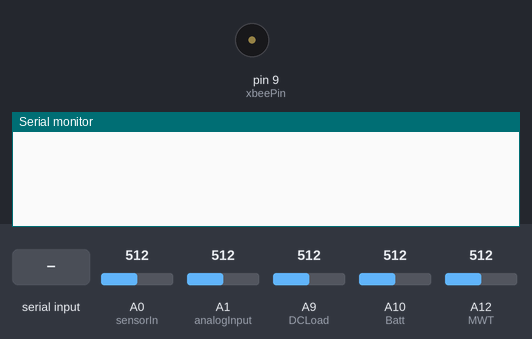
The sketch below on a simulated Arduino Mega 2560, built with avr-gcc and run on an emulated ATmega2560. On the bench: buzzer (waves = sounding, pin HIGH), the last lines printed to the serial monitor. Inputs (shaded band) come from the test bench; at power-on: A0 (sensorIn) = 512, A1 (analogInput) = 512, A9 (DCLoad) = 512, A10 (Batt) = 512, A12 (MWT) = 512.

Above: at 1.2 s.
1.3 s: "1" received over the second serial link
At 4.4 s:
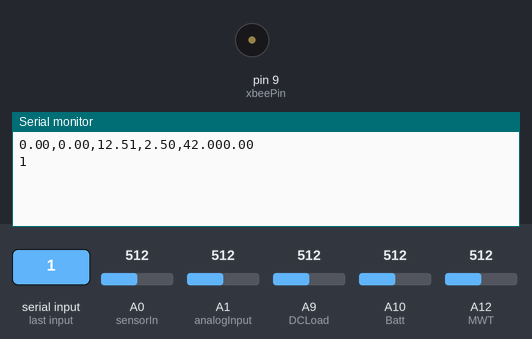
At 7.2 s:
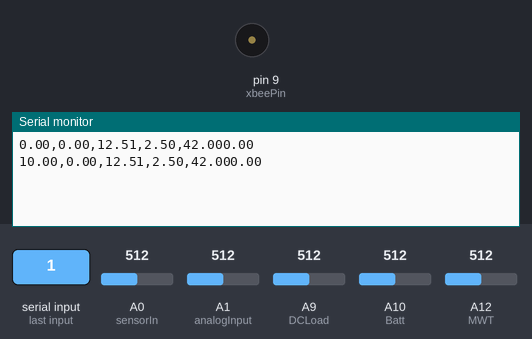

Measured:
- after the input at 1.3 s, the serial monitor: prints a new line after 1.9 s (image 1)

The sketch:

arduino_to_raspPi_Capstone.ino
```cpp
#include <Wire.h>
#include <SPI.h>
#include<SoftwareSerial.h>

SoftwareSerial XBee(2, 3);

const int xbeePin = 9;
int sensorIn = 0;         //paremeter to be passed to function that will read Analog Values
const int anemometer = A0;//anemomenter Sensor
const int MWT = A12;      //Micro Wind Turbine Current Sensor
const int Batt = A10;     //Battery Current Sensor
const int DCLoad =A9;    //DC Load Current Sensor


int mVperAmp = 100; //ACS712 Current sensor predertermined value-> use 185 for 5A Module,use 100 for 20A Module and 66 for 30A Module
float Voltage = 0;
double VRMS = 0;
double AmpsRMS = 0;
float VoltageRef = 0;
float voltageBAT = 0.0;
float battVoltage = 0.0;
float MWTCurrent = 0;
float BattCurrent = 0;
float DCLoadCurrent =0;


//Reference Values in order to Reset the Current Sensors to zero
float VRefMWT = 2.518;
float VRefBatt = 2.496;
float VRefDC = 2.562;


float getVPP(int sensorIn) {
  float result;
  float readValue = 0;           //value read from the sensor

  uint32_t start_time = millis();
  int i = 0;
  //sample for 1 Sec

  for (i = 0; i <= 100; i++) {
    readValue += ((float)analogRead(sensorIn)) / 100;
  }
  // Subtract min from max
  result = ((readValue) * 5.0) / 1024.0;

  return result;
}

void setup(void)
{
  Serial.begin(9600);
  while (!Serial) {
    // will pause Zero, Leonardo, etc until serial console opens
    delay(1);
  }
  pinMode(xbeePin, OUTPUT);
  pinMode(MWT, INPUT);
  pinMode(Batt, INPUT);
  pinMode(DCLoad,INPUT);

  uint32_t currentFrequency;

//calibration values
  Voltage = getVPP(MWT);
  VRefMWT = Voltage;

  Voltage = getVPP(Batt);
  VRefBatt = Voltage;

  Voltage = getVPP(DCLoad);
  VRefDC = Voltage;

}


void loop(void) {
  //wake xbee
  digitalWrite(xbeePin, LOW);
  String record;
  //Get measurements
  record = buildRecord();
  //Write to serial
  Serial.println(record);
  //Wait until serial write finished
  delay(100);
  sendXbee();
}

void sendXbee() {
  if (Serial.available())
  {
    XBee.write(Serial.read());
  }
  if (XBee.available())
  {
    Serial.write(XBee.read());
  }
}

void takeMeasurements() {
  String str;
  Serial.println(str);
  Serial.flush();
  delay(1000);
}

void Measurements() {
  const double Measurements = 5.0;
  double voltages[(int)Measurements];
  double total = 0;

  for (int i = 0; i < Measurements; i++) {
    delay(500);
    voltages[i] = getVoltage();
  }
  String txt;
  for (int i = 0; i < Measurements; i++) {
    total += voltages[i];
    txt += String(voltages[i]) + ",";
  }

  txt += String(total / Measurements) + "," + calculateWind(total / Measurements);
}
double getVoltage() {
  const float voltageConversionConstant = .004882814;

  int sensorValue = analogRead(anemometer);
  float sensorVoltage = sensorValue * voltageConversionConstant;

  return sensorVoltage;
}

String calculateWind(double Vavg) {
  //Anemometer Technical Variables
  const float voltageMin = .4;    // Mininum output voltage from anemometer in mV.
  const float voltageMax = 2.0;   // Maximum output voltage from anemometer in mV.
  const float windSpeedMin = 0;   // Wind speed in meters/sec corresponding to minimum voltage
  const float windSpeedMax = 32;  // Wind speed in meters/sec corresponding to maximum voltage

  float windSpeed = 0; // Wind speed in meters per second (m/s)

  if (Vavg <= voltageMin) {
    windSpeed = 0;
  }
  else {
    windSpeed = (Vavg - voltageMin) * windSpeedMax / (voltageMax - voltageMin);
  }

  return String(windSpeed);
}

String buildRecord() {
  String str;
  double total = 0;
  double avg = 0;
  const int numMeasurements = 10;

  //Get Micro Wind Turbine current measurement
  Voltage = getVPP(MWT);
  MWTCurrent = getMeasurements(VRefMWT, Voltage);
  str += String(MWTCurrent) + ",";

  //Get Battery current measurement
  Voltage = getVPP(Batt);
  BattCurrent = getMeasurements(VRefBatt, Voltage);
  str += String(BattCurrent) + ",";

//Get Battery Voltage measurement
  battVoltage = VoltageBAT();
  str += String(battVoltage) + ",";

  //Get 10 measurements a 1/3 of a second apart, add to total and build string
  for (int i = 0; i < numMeasurements; i++) {
    double measurement = getVoltage();
    total += measurement;
    //str += String(measurement);
    //str += ",";
    delay(300);
  }
  //Calculate average
  avg = total / numMeasurements;
  //Add average to string
  str += String(avg);
  str += ',';
  //Add wind speed of average
  str += String(calculateWind(avg));

  Voltage = getVPP(DCLoad);
  DCLoadCurrent = getMeasurements(VRefDC, Voltage);
  str += String(DCLoadCurrent);

  return str;
}
//GET THE CALIBRATION VALUES
float getMeasurements(float VoltageRef, float Voltage) {
 //Serial.println(Voltage,3); //calibration values
  VRMS = (Voltage - VoltageRef) * 1.07;
  AmpsRMS = (VRMS * 1000) / mVperAmp;
  return AmpsRMS / 2;
}

//VOLTAGE SENSOR CODE
float VoltageBAT() {
  int analogInput = A1;
  float vout = 0.0;
  float R1 = 30000.0;
  float R2 = 7500.0;
  int value = 0;
  // read the value at analog input
  value = analogRead(analogInput);
  vout = (value * 5.0) / 1023.0; // see text
  float voltageBAT = vout / (R2 / (R1 + R2));
  return voltageBAT;
}
```
